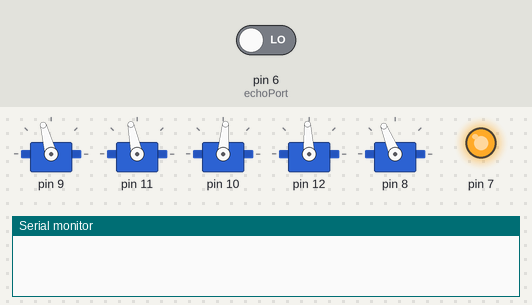
The sketch below on a simulated Arduino Uno, built with avr-gcc and run on an emulated ATmega328P. Parts: 5 × servo, output pins drawn as LEDs (lit = HIGH), the last lines printed to the serial monitor. The inputs (shaded band) are chosen by the test bench; at power-on: pin 6 (echoPort) LOW.

Above: at 2.05 s.
At 2.6 s:
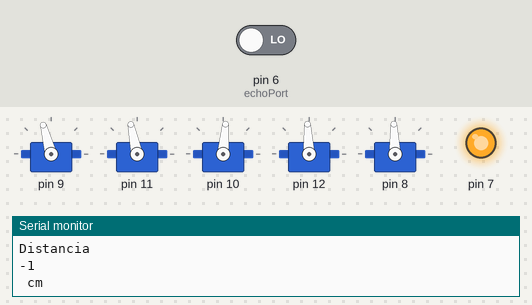
At 3.2 s:
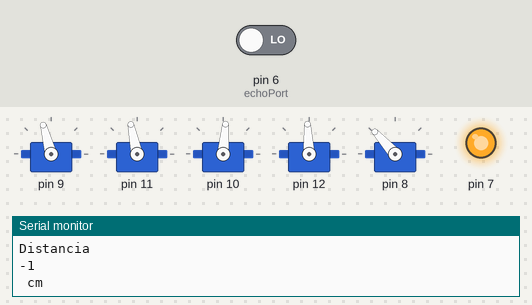
Timing chart, 0 to 5.0 s (numbered marks = the images above):
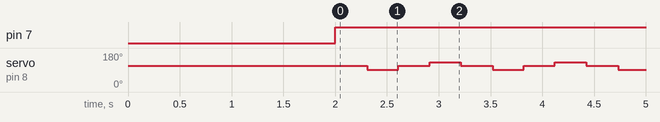

Measured:
- by itself, pin 7: LOW → HIGH at 2.0 s
- by itself, servo on pin 8: repeats every 1.2 s: 112° 0.30 s, 132° 0.30 s, 112° 0.31 s, 92° 0.30 s

The sketch:

RobotBipedoBigFoot.ino
```cpp
#include "JgBigFootRobot.h"

JgBigFootRobot jgBigFootRobot;

int stepCounter;
boolean walking = true;
const int STEPS = 10;

boolean andando = false;

void setup() {
  jgBigFootRobot.init(9, 11, 10, 12, 8);
  jgBigFootRobot.calibrate(105, 102, 85, 93, 112);
  delay(2000);

  Serial.begin(9600);
  pinMode(7, OUTPUT);
  pinMode(6, INPUT);
}

void loop() {
  long distancia = getDistance();
  Serial.println("Distancia ");
  Serial.println(distancia);
  Serial.println(" cm");
  delay(100);

  if(!andando && distancia > 0 && distancia < 30) {
    andando = true;
    jgBigFootRobot.stepFirstLeft();
  }
  if(andando) {
    jgBigFootRobot.stepRight();
    jgBigFootRobot.stepLeft();
  } else {
    jgBigFootRobot.animateEyes();
  }
  if(andando && (distancia == -1 || distancia > 30)) {
    andando = false;
    jgBigFootRobot.stepLastRight();
  }

}

int getDistance() {
    long pulseDuration;
    long distance;
    int tries = 0;
    int echoPort = 6;
    digitalWrite(7, LOW);
    delayMicroseconds(10);
    // Envío del pulso ultrasónico
    digitalWrite(7, HIGH);
    delayMicroseconds(10);
    do {
        pulseDuration = pulseIn(echoPort, HIGH, 10000);
        distance = 0.034 * pulseDuration / 2;
        if (pulseDuration == 0) {
            delay(100);
            pinMode(echoPort, OUTPUT);
            digitalWrite(echoPort, LOW);
            delay(100);
            pinMode(echoPort, INPUT);
        }
    } while (pulseDuration == 0 && ++tries < 1);
    if (pulseDuration == 0)
      return -1;
    else
      return int(distance);
}
```

JgBigFootRobot.cpp
```cpp
/*
  JgBigFootRobot.cpp - Library for servo motors.
  Created by Javier García Escobedo, February 2, 2016.
  Released into the public domain.
*/

#include "Arduino.h"
#include "JgBigFootRobot.h"
#include "Servo.h"

Servo servoFootRight;
Servo servoFootLeft;
Servo servoHipRight;
Servo servoHipLeft;
Servo servoEyes;

float _degFootRight;  // Current angle for right foot
float _degFootLeft;   // Current angle for left foot
float _degHipRight;   // Current angle for right hip
float _degHipLeft;    // Current angle for left hip
float _degEyes;       // Current angle for eyes

const int TUMBLE = 30;  // Tumble right
const int TURN = 25;    // Turn Right
const int DELAY = 20;
const int SPEED = 5;

/* indicate pin numbers for each servo */
void JgBigFootRobot::init(int pinFootRight, int pinHipRight, int pinFootLeft, int pinHipLeft, int pinEyes) {
  servoFootRight.attach(pinFootRight);
  servoHipRight.attach(pinHipRight);
  servoFootLeft.attach(pinFootLeft);
  servoHipLeft.attach(pinHipLeft);
  servoEyes.attach(pinEyes);
}

/* Starting angles for each servo
 *  degFootRight: increase = clockwise
 *  degHipRight:  increase = <-   decrease = ->
 *  degHipLeft:   increase = <-   decrease = ->
*/
void JgBigFootRobot::calibrate(int degFootRight, int degHipRight, int degFootLeft, int degHipLeft, int degEyes) {
  servoFootRight.write(degFootRight);
  _degFootRight = degFootRight;
  servoHipRight.write(degHipRight);
  _degHipRight = degHipRight;
  servoFootLeft.write(degFootLeft);
  _degFootLeft = degFootLeft;
  servoHipLeft.write(degHipLeft);
  _degHipLeft = degHipLeft;
  servoEyes.write(degEyes);
  _degEyes = degEyes;
}

void JgBigFootRobot::stepFirstLeft() {
  animateServos(10, -10, 20, -10, SPEED, DELAY);
  animateServos(-10, -10, -20, -10, SPEED, DELAY);
//  animateServos(10, -10, 20, -10, SPEED*2, 500);
//  animateServos(10, -10, 0, -10, SPEED, 500);
//  animateServos(-10, -10, -25, -10, SPEED, 500);
//  animateServos(-15, 0, 0, 0, SPEED, 500);
}

void JgBigFootRobot::stepRight() {
  animateServos(-20, 20, -20, 20, SPEED, DELAY);
  animateServos(20, 20, 20, 20, SPEED, DELAY);

//  animateServos(-20, 30, -20, 30, SPEED, DELAY);
//  animateServos(10, 30, 35, 30, SPEED, DELAY/2);
//  animateServos(25, 0, 0, 0, SPEED, DELAY/2);
}

void JgBigFootRobot::stepLeft() {
  animateServos(20, -20, 20, -20, SPEED, DELAY);
  animateServos(-20, -20, -20, -20, SPEED, DELAY);

//  animateServos(20, -30, 20, -30, SPEED, 500);
//  animateServos(-35, -30, -10, -30, SPEED, 500);
//  animateServos(0, 0, -25, 0, SPEED, 500);
//  animateServos(TUMBLE, -TURN, TUMBLE, -TURN, SPEED, DELAY);
//  animateServos(-TUMBLE, -TURN, -TUMBLE, -TURN, SPEED, DELAY);
}

void JgBigFootRobot::stepLastRight() {
  animateServos(-20, 20, -20, 20, SPEED, DELAY);
  animateServos(20, 0, 20, 0, SPEED, DELAY);
//  animateServos(-TUMBLE, TURN, -TUMBLE, TURN, SPEED, DELAY);
//  animateServos(TUMBLE, 0, TUMBLE, 0, SPEED, DELAY);
}

void JgBigFootRobot::turnInPlace() {
  animateServos(-0, -TURN, -TUMBLE, -TURN/2, SPEED, DELAY);
  animateServos(-0, 0, TUMBLE, 0, SPEED, DELAY);
//  animateServos(-TUMBLE, TURN, -TUMBLE, TURN, SPEED, DELAY);
//  animateServos(TUMBLE, 0, TUMBLE, TURN, SPEED, DELAY);
//  animateServos(TUMBLE, -TURN, TUMBLE, -TURN, SPEED, DELAY);
//  animateServos(-TUMBLE, 0, -TUMBLE, -TURN, SPEED, DELAY);
//  animateServos(-20, 20, -20, 5, 2, 5);
//  animateServos(20, 0, 20, 0, 2, 5);
//  animateServos(0, 0, 20, 0, 5, 5);
//  animateServos(40, 0, 10, 0, 1, 5);
//  animateServos(0, -20, 0, -5, 2, 5);
//  animateServos(-40, 0, -30, 0, 1, 5);
}

/* Rotate the 4 servos with the increment o decrement angle specified in parameters */
void JgBigFootRobot::animateServos(float offsetFootRight, float offsetHipRight,
      float offsetFootLeft, float offsetHipLeft, int loopIncrement, int loopDelay) {
  for(int i = 0; i < 100; i += loopIncrement) {
    animateServo(servoFootRight, _degFootRight, offsetFootRight, i);
    animateServo(servoHipRight, _degHipRight, offsetHipRight, i);
    animateServo(servoFootLeft, _degFootLeft, offsetFootLeft, i);
    animateServo(servoHipLeft, _degHipLeft, offsetHipLeft, i);
    delay(loopDelay);
  }
  _degFootRight += offsetFootRight;
  _degHipRight += offsetHipRight;
  _degFootLeft += offsetFootLeft;
  _degHipLeft += offsetHipLeft;
}

/* Rotate a servo starting from startDegree angle and it will be rotated with the increment
or decrement specified in offsetAngle, considering the percentage value to complete that rotation */
void JgBigFootRobot::animateServo(Servo servo, float startDegree, float offsetAngle, int percent) {
  float angle = startDegree + (offsetAngle * (percent / 100.0));
  servo.write(angle);
}

void JgBigFootRobot::animateEyes() {
  servoEyes.write(_degEyes - 20);
  delay(300);
  servoEyes.write(_degEyes);
  delay(300);
  servoEyes.write(_degEyes + 20);
  delay(300);
  servoEyes.write(_degEyes);
}
```

JgBigFootRobot.h
```cpp
/*
  JgBigFootRobot.h - Library for servo motors.
  Created by Javier García Escobedo, February 2, 2016.
  Released into the public domain.
*/
#ifndef JgBigFootRobot_h
#define JgBigFootRobot_h

#include "Arduino.h"
#include "Servo.h"

class JgBigFootRobot
{
  public:
    void init(int pinFootRight, int pinFootLeft, int pinHipRight, int pinHipLeft, int pinEyes);
    void calibrate(int degFootRight, int degFootLeft, int degHipRight, int degHipLeft, int degEyes);
    void stepFirstLeft();
    void stepLeft();
    void stepRight();
    void stepLastRight();
    void turnInPlace();
    void animateEyes();
  private:
    void animateServos(float offsetFootRight, float offsetHipRight, float offsetFootLeft,
          float offsetHipLeft, int loopIncrement, int loopDelay);
    void animateServo(Servo servo, float startDegree, float offsetAngle, int percent);
};

#endif
```
